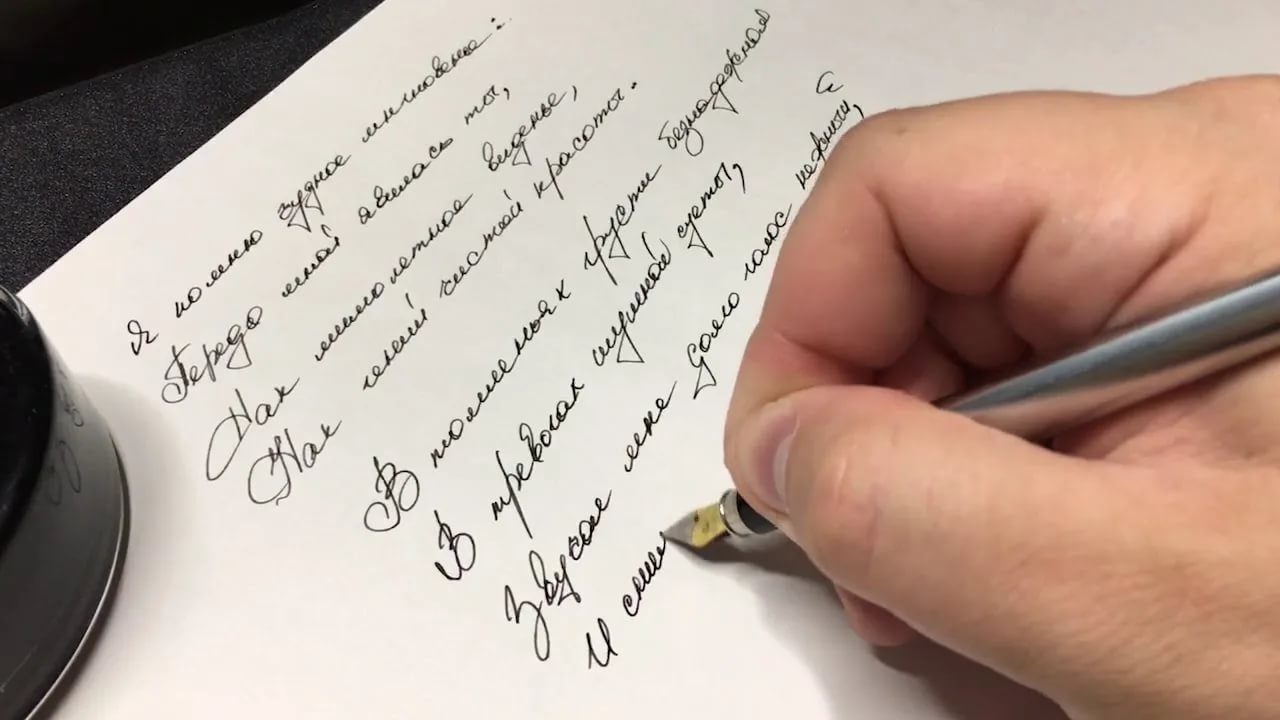
#> input picture images/image030-57.jpg, 1280 x 720 px
$ python test.py
#> lines starting #> are read from the running program, lines starting #| are printed output that depends on the picture; after the words box and inside, x2 and y2 are one past the last pixel; in counts of white or black regions, pixels touching at a corner belong together
import cv2
from matplotlib import pyplot as plt
import numpy as np
import time

start_time = time.time()


img = cv2.imread("images/image030-57.jpg")
#> img is the input picture: shape (720, 1280, 3); mean B, G, R 153.1, 164.9, 184.4
gray = cv2.cvtColor(img, cv2.COLOR_BGR2GRAY)
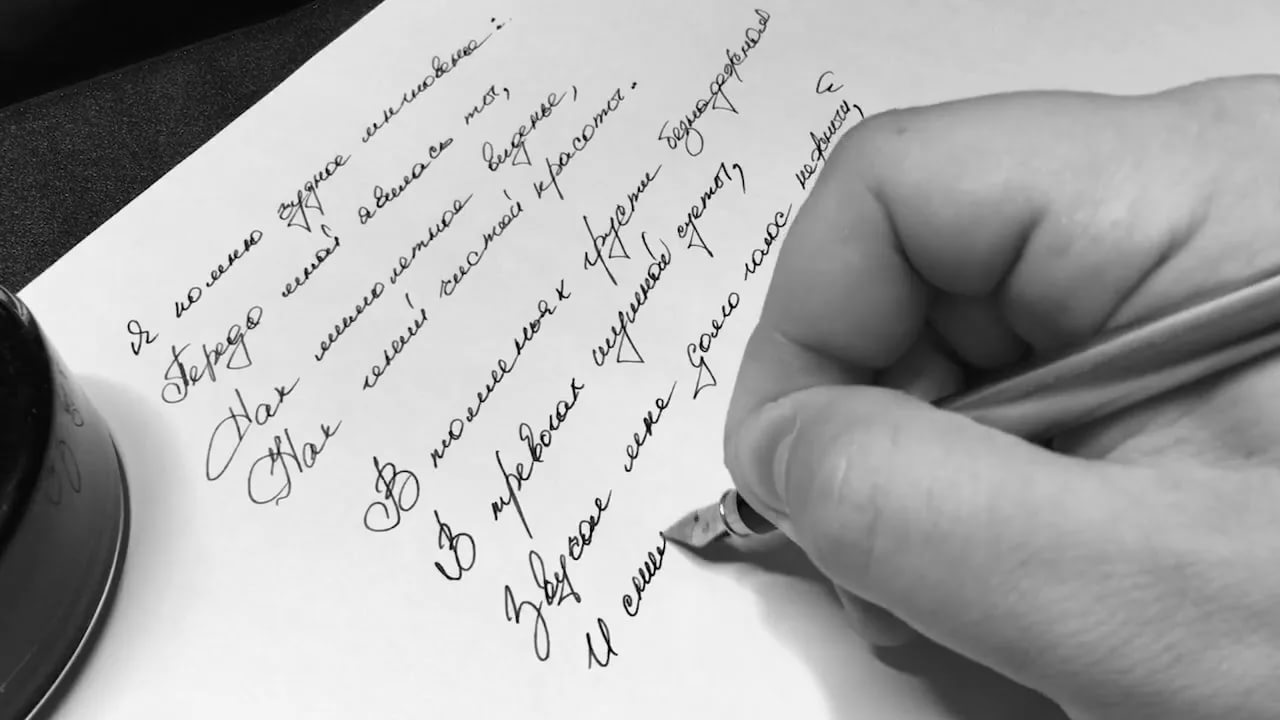
#> gray: shape (720, 1280); min 0, max 254, mean 169.3
plt.imshow(gray, cmap='gray')
row, col = np.shape(gray)
#> row = 720; col = 1280
hist_dist = 256 * [0]
# Вычисление частоты каждого пикселя в изображении
for i in range(row):
    for j in range(col):
        hist_dist[gray[i, j]] += 1
# Нормализация частот для получения вероятностей
hist_dist = [c / float(row * col) for c in hist_dist]
plt.plot(hist_dist)


# Вычисление межсегментной дисперсии
def var_c1_c2_func(hist_dist, t):
    u1, u2, p1, p2, u = 0, 0, 0, 0, 0
    for i in range(t + 1):
        u1 += hist_dist[i] * i
        p1 += hist_dist[i]
    for i in range(t + 1, 256):
        u2 += hist_dist[i] * i
        p2 += hist_dist[i]
    for i in range(256):
        u += hist_dist[i] * i
    var_c1_c2 = p1 * (u1 - u) ** 2 + p2 * (u2 - u) ** 2
    return var_c1_c2


# Итеративный проход по всем значениям интенсивности пикселей
# в интервале от 0 до 255 и выбор значения, максимизирующего
# дисперсию
variance_list = []
for i in range(256):
    var_c1_c2 = var_c1_c2_func(hist_dist, i)
    variance_list.append(var_c1_c2)
# Извлечение порогового значения, , максимизирующего дисперсию
t_hat = np.argmax(variance_list)
#> t_hat = 189
# Вычисление сегментированного изображения на основе
# порогового значения t_hat
gray_recons = np.zeros((row, col))
for i in range(row):
    for j in range(col):
        if gray[i, j] <= t_hat:
            gray_recons[i, j] = 255
    else:
        gray_recons[i, j] = 0
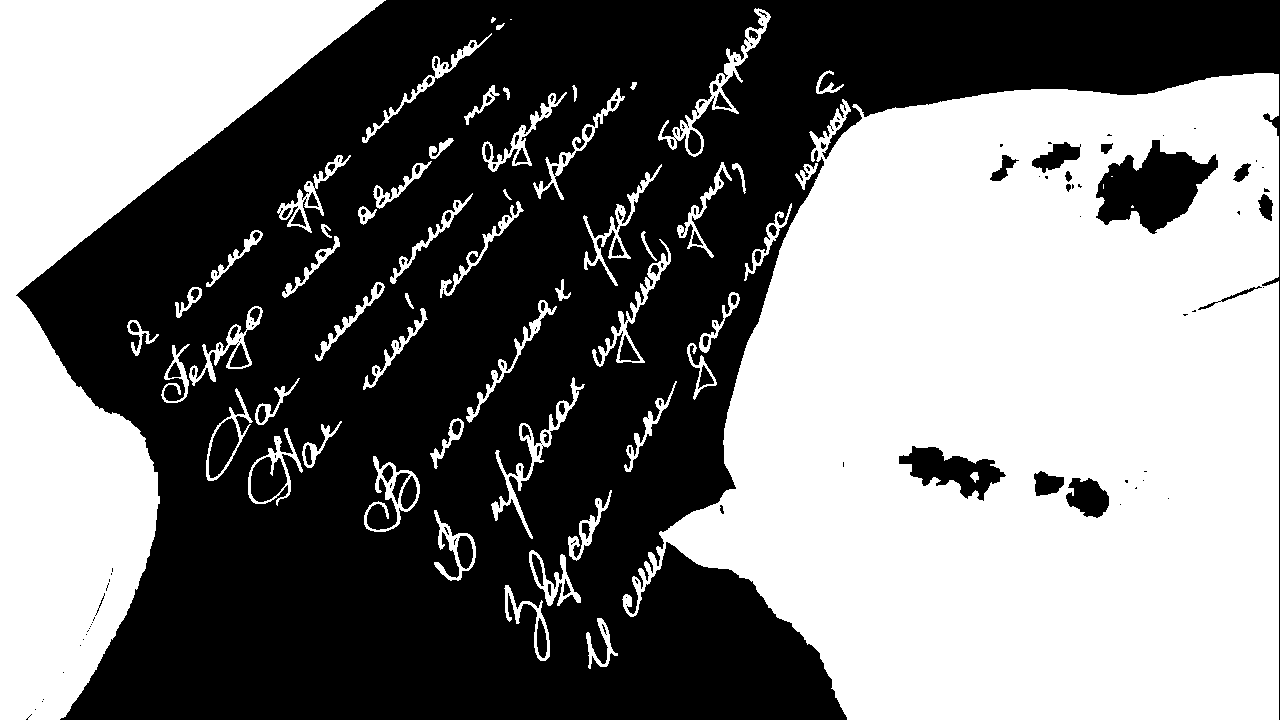
#> gray_recons: shape (720, 1280) float64; 48.1% white; 60 white regions (5 under 20 px), largest, box (x1, y1, x2, y2) and area: (622, 73, 1279, 720) 307786, (0, 0, 386, 720) 105682, (658, 8, 771, 157) 1943
plt.imshow(gray_recons, cmap='gray')
print("--- %s seconds ---" % (time.time() - start_time))
plt.show()
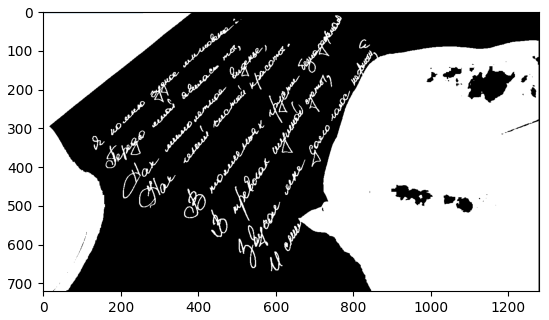
#> figure drawn by matplotlib, 1 panel
# [33 lines of commented-out code are left out]
